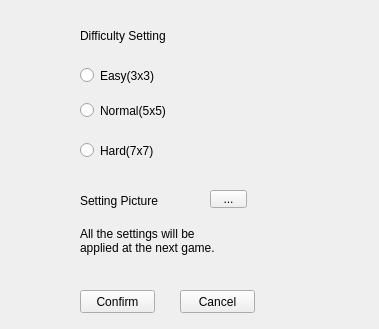
<?xml version="1.0" encoding="UTF-8"?>
<ui version="4.0">
 <class>Setting</class>
 <widget class="QWidget" name="Setting">
  <property name="geometry">
   <rect>
    <x>0</x>
    <y>0</y>
    <width>379</width>
    <height>329</height>
   </rect>
  </property>
  <property name="sizePolicy">
   <sizepolicy hsizetype="Fixed" vsizetype="Fixed">
    <horstretch>0</horstretch>
    <verstretch>0</verstretch>
   </sizepolicy>
  </property>
  <property name="windowTitle">
   <string>Form</string>
  </property>
  <widget class="QRadioButton" name="easy">
   <property name="geometry">
    <rect>
     <x>80</x>
     <y>60</y>
     <width>161</width>
     <height>31</height>
    </rect>
   </property>
   <property name="text">
    <string>Easy(3x3)</string>
   </property>
  </widget>
  <widget class="QRadioButton" name="normal">
   <property name="geometry">
    <rect>
     <x>80</x>
     <y>100</y>
     <width>161</width>
     <height>21</height>
    </rect>
   </property>
   <property name="text">
    <string>Normal(5x5)</string>
   </property>
  </widget>
  <widget class="QRadioButton" name="hard">
   <property name="geometry">
    <rect>
     <x>80</x>
     <y>140</y>
     <width>171</width>
     <height>21</height>
    </rect>
   </property>
   <property name="text">
    <string>Hard(7x7)</string>
   </property>
  </widget>
  <widget class="QLabel" name="difficulty">
   <property name="geometry">
    <rect>
     <x>80</x>
     <y>20</y>
     <width>151</width>
     <height>31</height>
    </rect>
   </property>
   <property name="text">
    <string>Difficulty Setting</string>
   </property>
  </widget>
  <widget class="QLabel" name="picture">
   <property name="geometry">
    <rect>
     <x>80</x>
     <y>190</y>
     <width>121</width>
     <height>21</height>
    </rect>
   </property>
   <property name="text">
    <string>Setting Picture</string>
   </property>
  </widget>
  <widget class="QToolButton" name="chooseFile">
   <property name="geometry">
    <rect>
     <x>210</x>
     <y>190</y>
     <width>37</width>
     <height>18</height>
    </rect>
   </property>
   <property name="text">
    <string>...</string>
   </property>
  </widget>
  <widget class="QPushButton" name="confirmButton">
   <property name="geometry">
    <rect>
     <x>80</x>
     <y>290</y>
     <width>75</width>
     <height>23</height>
    </rect>
   </property>
   <property name="text">
    <string>Confirm</string>
   </property>
  </widget>
  <widget class="QPushButton" name="cancelButton">
   <property name="geometry">
    <rect>
     <x>180</x>
     <y>290</y>
     <width>75</width>
     <height>23</height>
    </rect>
   </property>
   <property name="text">
    <string>Cancel</string>
   </property>
  </widget>
  <widget class="QLabel" name="label">
   <property name="geometry">
    <rect>
     <x>80</x>
     <y>220</y>
     <width>181</width>
     <height>41</height>
    </rect>
   </property>
   <property name="text">
    <string>All the settings will be 
applied at the next game.</string>
   </property>
  </widget>
 </widget>
 <resources/>
 <connections/>
</ui>
